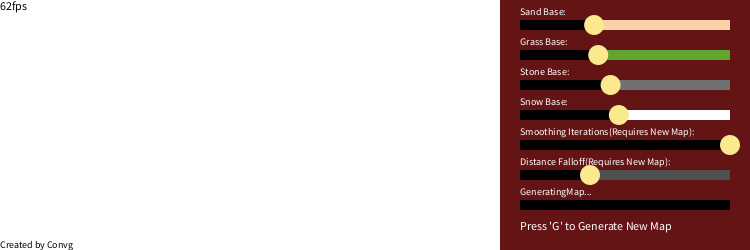
Frame 1 (no input)
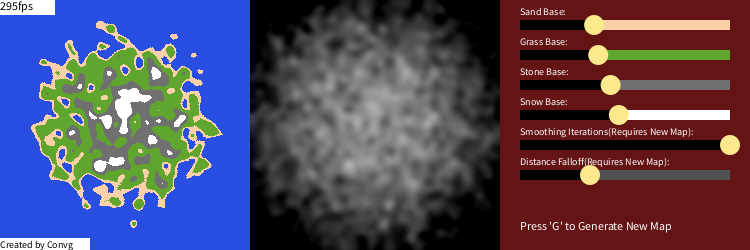
Frame 60 (the mouse pressed at the canvas centre just before this capture)
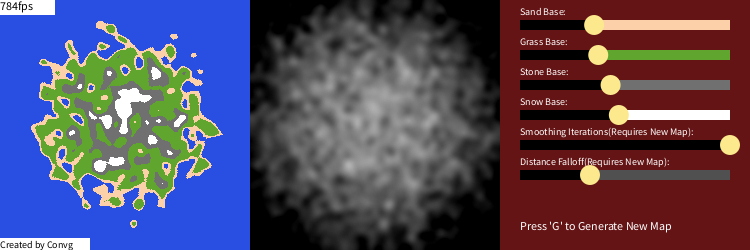
Frame 120 (the mouse held since frame 60 and released just before this capture)

The Processing sketch that drew these frames (run headless with seeded random() and noise(); from frame 60 on, the mouse is pressed at the canvas centre):

// Processing sketch: Cartographer_Advanced
// ── Cartographer_Advanced.pde
//Lag machi- i mean map maker
//Created by Convg

float[][] Matrix;
int MatrixSize = 250;
int NodeSize = 1;
float SandHeight = 90;
float GrassHeight = 95;
float StoneHeight = 110;
float SnowHeight = 120;
int NumberOfIterations = 50;
float Falloff = 1f;

slider SandSlider = new slider(210, 10, 0, 255, 520, 20, 90, "Sand Base:", #fce98d, #8dfce9, color(252, 209, 169), 0, true);
slider GrassSlider = new slider(210, 10, 0, 255, 520, 50, 95, "Grass Base:", #fce98d, #8dfce9, color(96, 165, 46), 0, true);
slider StoneSlider = new slider(210, 10, 0, 255, 520, 80, 110, "Stone Base:", #fce98d, #8dfce9, color(112, 112, 112), 0, true);
slider SnowSlider = new slider(210, 10, 0, 255, 520, 110, 120, "Snow Base:", #fce98d, #8dfce9, color(255, 255, 255), 0, true);
slider SmoothnessSlider = new slider(210, 10, 10, 15, 520, 140, 15, "Smoothing Iterations(Requires New Map):", #fce98d, #8dfce9, color(80, 80, 80), 0, true);
slider FalloffSlider = new slider(210, 10, 0.8f, 3f, 520, 170, 1f, "Distance Falloff(Requires New Map):", #fce98d, #8dfce9, color(80, 80, 80), 0, true);

slider LoadingSlider = new slider(210, 10, 0.8f, 3f, 520, 200, 1f, "GeneratingMap...", 0, 0, 0, 0, false);

PImage fai_iconi;
PGraphics fai_icong;
String fai_filename;

void setup() {
  size(750, 250);
  background(255);
  frameRate(1000);
  noStroke();

  CreateMap();
}

boolean MapCompleted = true;
int iteration;

void CreateMap() {
  //Initialise and Randomise Matrix
  Matrix = new float[MatrixSize][MatrixSize];

  for (int i = 0; i < Matrix.length; i++) {
    for (int j = 0; j < Matrix.length; j++) {
      //Matrix[i][j] = (int)random(0, 255);
      int r = (int)random(0, 2);
      Matrix[i][j] = 0;
      if (r == 1) {
        Matrix[i][j] = 255;
      }
    }
  }

  //Reset Values
  MapCompleted = false;
  iteration = 0;
}

void UpdateMap() {
  //Cellular Automata
  if (iteration < NumberOfIterations) {
    float[][] TempMatrix = new float[MatrixSize][MatrixSize];
    for (int row = 0; row < Matrix.length; row++) {
      for (int column = 0; column < Matrix[row].length; column++) {
        /*float Average = 0;
         int k = 1;
         float m = random(0, 4);
         if (m >= 0 && m < 1 && row != Matrix.length - 1) {
         Average += Matrix[row + 1][column];
         k++;
         }
         if (m >= 1 && m < 2 && row != 0) {
         Average += Matrix[row - 1][column];
         k++;
         }
         if (m >= 2 && m < 3 && column != Matrix[row].length - 1) {
         Average += Matrix[row][column + 1];
         k++;
         }
         if (m >= 3 && m <= 4 && column != 0) {
         Average += Matrix[row][column - 1];
         k++;
         }
         Average += Matrix[row][column];
         Average /= k;
         Matrix[row][column] = (int)Average;*/
        float Average = 0;
        int k = 1;
        float m = random(0, 4);
        if (row != Matrix.length - 1) {
          Average += Matrix[row + 1][column];
          k++;
        }
        if (row != 0) {
          Average += Matrix[row - 1][column];
          k++;
        }
        if (column != Matrix[row].length - 1) {
          Average += Matrix[row][column + 1];
          k++;
        }
        if (column != 0) {
          Average += Matrix[row][column - 1];
          k++;
        }
        if (row != Matrix.length - 1 && column != Matrix[row].length - 1) {
          Average += Matrix[row + 1][column + 1];
          k++;
        }
        if (row != 0 && column != 0) {
          Average += Matrix[row - 1][column - 1];
          k++;
        }
        if (row != 0 && column != Matrix[row].length - 1) {
          Average += Matrix[row - 1][column + 1];
          k++;
        }
        if (row != Matrix.length - 1 && column != 0) {
          Average += Matrix[row + 1][column - 1];
          k++;
        }
        Average += Matrix[row][column];
        Average /= k;
        TempMatrix[row][column] = (int)Average;
      }
    }

    Matrix = TempMatrix;
    ++iteration;
  }

  if (iteration >= NumberOfIterations) {
    //Apply Distance Modifier
    for (int i = 0; i < Matrix.length; i++) {
      for (int j = 0; j < Matrix[i].length; j++) {
        int PointCoordX;
        int PointCoordY;

        PointCoordX = i - (MatrixSize / (2 * NodeSize));
        PointCoordY = j - (MatrixSize / (2 * NodeSize));

        float DistanceFromCentre = sqrt((PointCoordX * PointCoordX) + (PointCoordY * PointCoordY));  

        Matrix[i][j] -= ((DistanceFromCentre * Falloff) * (DistanceFromCentre * Falloff) / MatrixSize);
      }
    }

    MapCompleted = true;
    DrawMap(true);
  }
}

void draw() {
  if (!MapCompleted) {
    UpdateMap();
  }

  if (SandSlider.HoveringHandle || GrassSlider.HoveringHandle || StoneSlider.HoveringHandle || SnowSlider.HoveringHandle) {
    DrawMap(false);
  }
  RunUI();

  fill(255);
  rect(0, 0, 55, 15);
  rect(0, height - 12, 90, 30);
  fill(0);
  text((int) frameRate + "fps", 0, 10);
  textSize(10);
  text("Created by Convg", 0, height - 2);
}

void DrawMap(boolean DrawHeight) {
  if (!DrawHeight) {
    for (int i = 0; i < Matrix.length; i++) {
      for (int j = 0; j < Matrix[i].length; j++) {
        fill(40, 78, 226);
        if (Matrix[i][j] >= SandHeight) {
          fill(252, 209, 169);
        }
        if (Matrix[i][j] >= GrassHeight) {
          fill(96, 165, 46);
        }
        if (Matrix[i][j] >= StoneHeight) {
          fill(112, 112, 112);
        }
        if (Matrix[i][j] >= SnowHeight) {
          fill(255, 255, 255);
        }
        rect(i * NodeSize, j * NodeSize, NodeSize, NodeSize);
      }
    }
  } else {
    for (int i = 0; i < Matrix.length; i++) {
      for (int j = 0; j < Matrix[i].length; j++) {
        fill(40, 78, 226);
        if (Matrix[i][j] >= SandHeight) {
          fill(252, 209, 169);
        }
        if (Matrix[i][j] >= GrassHeight) {
          fill(96, 165, 46);
        }
        if (Matrix[i][j] >= StoneHeight) {
          fill(112, 112, 112);
        }
        if (Matrix[i][j] >= SnowHeight) {
          fill(255, 255, 255);
        }
        rect(i * NodeSize, j * NodeSize, NodeSize, NodeSize);
        fill(((Matrix[i][j]) * 2) - SandHeight);
        rect(i * NodeSize + width / 2 - 125, j * NodeSize, NodeSize, NodeSize);
      }
    }
  }
}

void RunUI() {
  //Clear UI
  fill(100, 20, 20);
  rect(width - 250, 0, width, height);

  SandSlider.Run();
  GrassSlider.Run();
  StoneSlider.Run();
  SnowSlider.Run();
  SmoothnessSlider.Run();
  FalloffSlider.Run();

  if (!MapCompleted) {
    LoadingSlider.maxValue = NumberOfIterations;
    LoadingSlider.currentValue = iteration / (LoadingSlider.maxValue / LoadingSlider.sliderWidth);
    LoadingSlider.Run();
  }

  SandHeight = SandSlider.currentValue * (SandSlider.maxValue / SandSlider.sliderWidth);
  GrassHeight = GrassSlider.currentValue * (GrassSlider.maxValue / GrassSlider.sliderWidth);
  StoneHeight = StoneSlider.currentValue * (StoneSlider.maxValue / StoneSlider.sliderWidth);
  SnowHeight = SnowSlider.currentValue * (SnowSlider.maxValue / SnowSlider.sliderWidth);
  NumberOfIterations = (int) (SmoothnessSlider.currentValue * (SmoothnessSlider.maxValue / SmoothnessSlider.sliderWidth) + SmoothnessSlider.minValue);
  Falloff = FalloffSlider.currentValue * (FalloffSlider.maxValue / FalloffSlider.sliderWidth);

  fill(255);
  textSize(12);
  text("Press 'G' to Generate New Map", 520, 230);
}

void mouseReleased() {
  SandSlider.HoveringHandle = false;
  GrassSlider.HoveringHandle = false;
  StoneSlider.HoveringHandle = false;
  SnowSlider.HoveringHandle = false;
  SmoothnessSlider.HoveringHandle = false;
  FalloffSlider.HoveringHandle = false;

  //CreateMap();
}

void mousePressed() {
  SandSlider.OnClickEvent();
  GrassSlider.OnClickEvent();
  StoneSlider.OnClickEvent();
  SnowSlider.OnClickEvent();
  SmoothnessSlider.OnClickEvent();
  FalloffSlider.OnClickEvent();
}

void keyReleased() {
  if ((key == 'G' || key == 'g') && MapCompleted) {
    CreateMap();
  }
}

// ── Slider.pde
class slider {
  float sliderWidth;
  float sliderHeight;
  float minValue;
  float maxValue;
  float currentValue;
  float x;
  float y;
  String text;
  color handleColor;
  color hoverColor;
  color backgroundColor;
  color fillColor;
  boolean interactible;

  boolean HoveringHandle = false;

  slider(float SliderWidth, float SliderHeight, float MinValue, float MaxValue, float X, float Y, float StartValue, String Text, color HandleColor, color HoverColor, color BackgroundColor, color FillColor, boolean Interactible) {
    sliderWidth = SliderWidth;
    sliderHeight = SliderHeight;
    minValue = MinValue;
    maxValue = MaxValue;
    x = X;
    y = Y;
    currentValue = StartValue / (MaxValue / SliderWidth);
    text = Text;
    interactible = Interactible;
    handleColor = HandleColor;
    hoverColor = HoverColor;
    backgroundColor = BackgroundColor;
    fillColor = FillColor;
  }

  void Run() {
    DrawSliderRect();

    if (interactible) {
      MoveHandle();
      DrawFillRect();
      DrawHandle();
    } else {
      DrawFillRect();
    }
    
    DrawText();
  }

  void DrawSliderRect() {
    fill(backgroundColor);
    rect(x, y, sliderWidth, sliderHeight);
  }

  void DrawFillRect() {
    fill(0);
    rect(x, y, currentValue, sliderHeight);
  }

  void MoveHandle() {
    if (HoveringHandle) {
      currentValue = mouseX - x;
    }
    if (currentValue < 0) {
      currentValue = 0;
    }
    if (currentValue > sliderWidth) {
      currentValue = sliderWidth;
    }
  }

  void DrawHandle() {
    if (HoveringHandle) {
      fill(#8dfce9);
    } else {
      fill(handleColor);
    }
    ellipse(currentValue + x, y + sliderHeight / 2, sliderHeight * 2, sliderHeight * 2);
  }

  void DrawText() {
    fill(255);
    textSize(10);
    text(text, x, y - 5);
  }

  void OnClickEvent() {
    float DistanceToHandle = sqrt(((mouseX - currentValue - x) * (mouseX - currentValue - x)) + ((mouseY - y - sliderHeight / 2) * (mouseY - y - sliderHeight / 2)));
    if (DistanceToHandle < sliderHeight) {
      HoveringHandle = true;
    } else {
      HoveringHandle = false;
    }
  }
}
